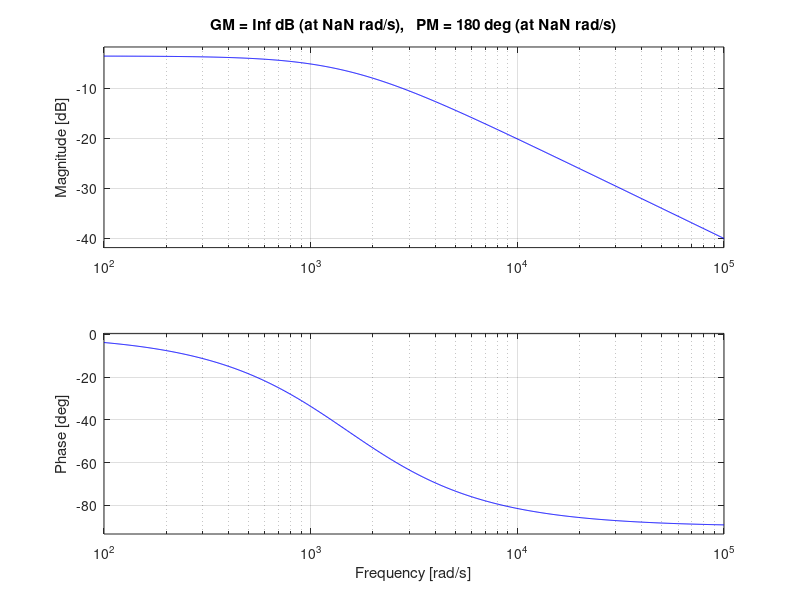
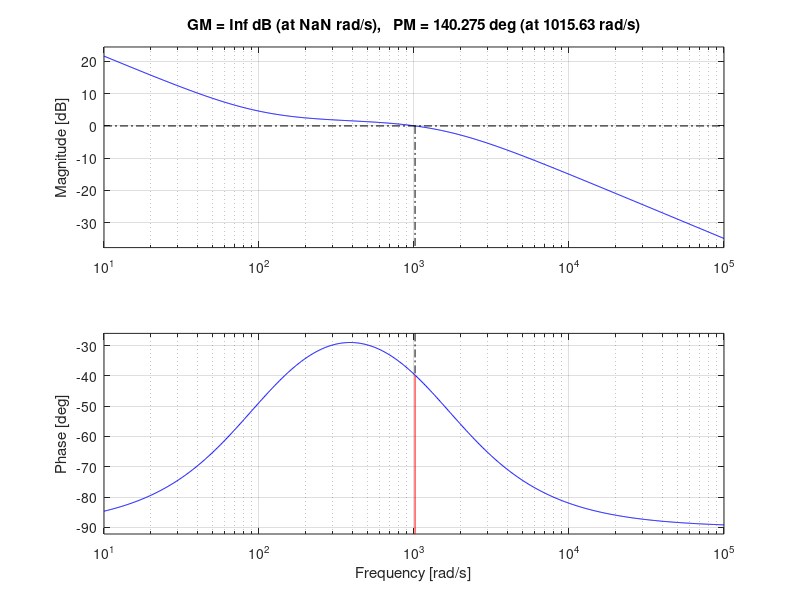
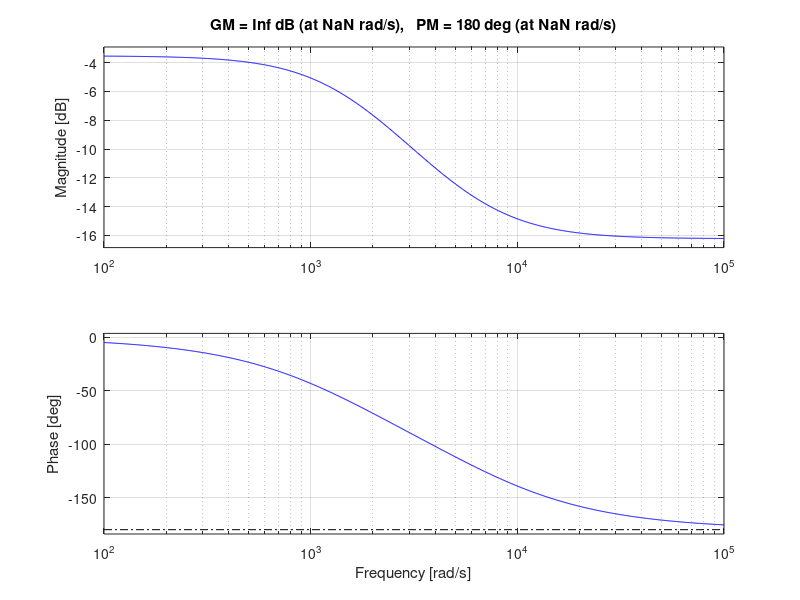
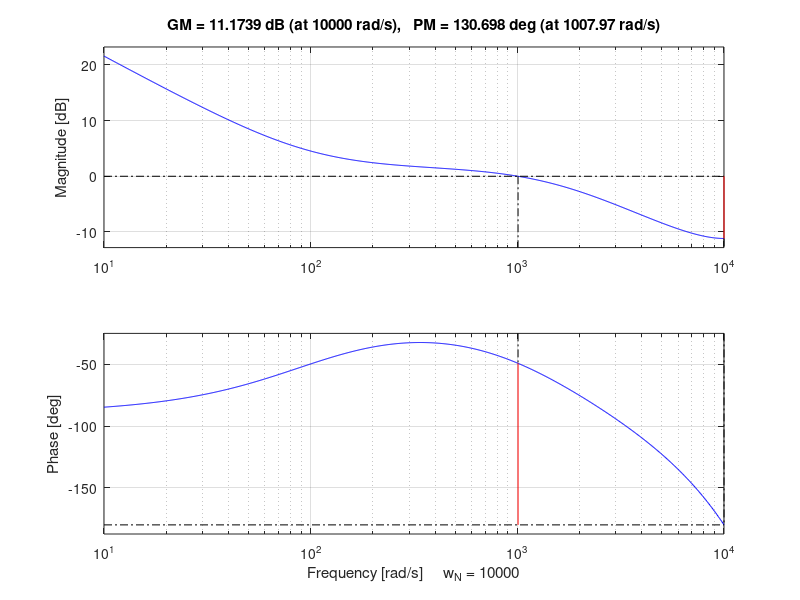

Here is the MATLAB script that generated these plots, in order:
clear, close all, clc

% Assignment 2:
%% Part 1: Design a dq model of the PMSM in Simulink
% Datasheet:
Lq   = 1*10^-3; % H
Ld   = 1*10^-3; % H
R    = 1.5    ; % Ohm
L_M  = 0.1    ; % Nm/A
Kf   = 0.25   ; % Nm*s/rad
J    = 2      ; % kg*m²

% The q-part is completed by using the block diagram from Lecture 6
% PowerPoint. The d-part is found from the equation in same PowerPoint:
% vd = Rd*id + Ld * did/dt - Lq*w*iq

%% Part 2: Design and implement analog PI controllers for the system and simulate a
% torque step response. Try different bandwidths for the system.

wc = 1000; % Resulting bandwidth: ~1500 rad/s

% The dynamic models for dq are (roughly):
Gd_num = [1];
Gd_den = [Ld R];
Gd = tf(Gd_num, Gd_den);

Gq_num = [1];
Gq_den = [Lq R];
Gq = tf(Gq_num, Gq_den);

% As the models are identical for this assignment, just one transfer
% function needs to be found for the PI Controller, here using i_d.
[gain, phase] = bode(Gd, wc);
figure(1)
margin(Gd) % Plot of i_d model

% Design the PI controller in the continuous time
% The proportional part is solely a constant
kp = 1/gain; % Ensures crossover frequency is as wanted

% The integral part is then calculated
ki = 1; % I part's steady-state value, should not impact the system
wi = wc/10; % I part's natural frequency, should be around a decade lower than system's frequency due to phase impact
ti = 1/wi; % I part's time constant

Dps_num = [ti 1];
Dps_den = [ti 0];
Dps = tf(Dps_num, Dps_den);

% The resulting PI controller is then:
Ddpis = kp * Dps;

% Bode plot of plant with PI controller
figure(2)
[gain, phase] = bode(Gd*Ddpis, wc);
margin(Gd*Ddpis)

% Notes on simulation:
% Different cross-frequencies (and thus bandwidths) were tested.
% Results:
% wc = 1000  ==>  
% wc = 250   ==>
% wc = 2000  ==>

%% Part 3: Design and implement a digital PI controller and simulate torque step response.
% Try different design approaches (Nyquist, Tustin, Pole Placement) and
% sample times.

wc = 1000; % Resulting bandwidth: ~1500 rad/s
T = 1/((20*wc)/(2*pi));

% The dq models are identical, but mapped into the discrete domain.
Gdz = c2d(Gd, T);
Gdw = d2c(Gdz, 'Tustin');

figure(3)
[gain, phase] = bode(Gdw, wc);
margin(Gdw)

% Design the PI controller in the continuous time
% The proportional part is solely a constant
kp = 1/gain; % Ensures crossover frequency is as wanted

% The integral part is then calculated
ki = 1; % I part's steady-state value, should not impact the system
wi = wc/10; % I part's natural frequency, should be around a decade lower than system's frequency due to phase impact
ti = 1/wi; % I part's time constant

Dps_num = [ti 1];
Dps_den = [ti 0];
Dps = tf(Dps_num, Dps_den);

% The resulting PI controller is then found and mapped into the discrete
% domain
Ddpis = kp * Dps;
Ddpiz = c2d(Ddpis, T, 'Tustin')

% Bode plot of plant with digital controller
figure(4)
[gain, phase] = bode(Ddpiz*Gdz,wc);
margin(Ddpiz*Gdz)

% Notes on simulation:
% Different sample times and design approaches were tested.
% Results:
% Tustin
% Nyquist
% Pole Placement?
% T = wc
% T = 5*wc
% T = 20*wc
% T = 50*wc